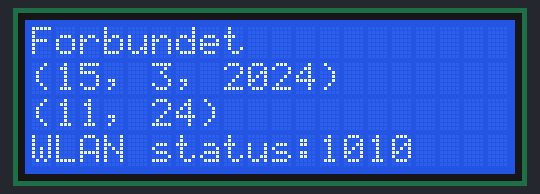
Bench run of a program on a simulated ESP32 board running MicroPython. Shown: 20×4 character LCD. WiFi joins after 1.5 s; the clock reads 2024-03-15 10:24:30 at power-on unless the program sets it; library files of the repository ran but are not shown: gpio_lcd.py; what the program prints to the serial console is not drawn. At 2.7 s the program stops and its outputs stay as they are.

Above: at 2.7 s.

The program:

main.py
```python
from gpio_lcd import GpioLcd
from machine import Pin, RTC
import network
import ntptime


lcd = GpioLcd(rs_pin=Pin(27), enable_pin=Pin(25),
              d4_pin=Pin(33), d5_pin=Pin(32),
              d6_pin=Pin(21), d7_pin=Pin(22),
              num_lines=4, num_columns=20)
rtc = RTC()
UTC_OFFSET = 1*60*60 #retter tidszonen
ntptime.settime()
actual_time_utc = time.localtime(time.time() + UTC_OFFSET)
#sørger for at tuplen er i den rækkefølge vi gerne vil have
rtc.datetime((actual_time_utc[0], actual_time_utc[1], actual_time_utc[2], 0, actual_time_utc[3], actual_time_utc[4], actual_time_utc[5], 0))
global wlan #variabel fra boot.py
try:
    if wlan.status() == 1010:
        lcd.clear()
        lcd.putstr("Forbundet")
    elif wlan.status() == 201:
        lcd.clear()
        lcd.putstr("Kan ikke finde WiFi")
    elif wlan.status() == 202:
        lcd.clear()
        lcd.putstr("Forkert Password")
    elif wlan.status() == 204:
        lcd.clear()
        lcd.putstr("Authentication Timeout")
finally:
    sorteddato = rtc.datetime()[2], rtc.datetime()[1], rtc.datetime()[0]
    sortedtid = rtc.datetime()[4], rtc.datetime()[5]
    lcd.move_to(0,3)
    lcd.putstr(f"WLAN status:{wlan.status()}")
    lcd.move_to(0,1)
    lcd.putstr(f"{sorteddato}")
    lcd.move_to(0,2)
    lcd.putstr(f"{sortedtid}")
    print(f"{rtc.datetime()}")
    print(f"{actual_time_utc}")
```

boot.py
```python
import network
import time
ssid = "Fibernet-IA01041201"
password = "W2JW5Qf9"
wlan = network.WLAN(network.STA_IF)
def connect():
    global wlan
    print("WLAN status:", wlan.status())
    wlan.active(True)
    try:
        if not wlan.isconnected():
            print("forbinder til WiFi")
            wlan.connect(ssid, password)
            print("WLAN status: ", wlan.status())
            while not wlan.isconnected():
                pass
    except Exception as error:
        print(f"Wifi Error '{error}', rebooting system")
        reset()
    finally:
        print("forbundet")
        print("WLAN status: ", wlan.status())
        print(f"ESP32 MAC address: {wlan.config('mac')}")
        print(f"ESP32 IP: {wlan.ifconfig()}")
connect()
time.sleep(1)
```
